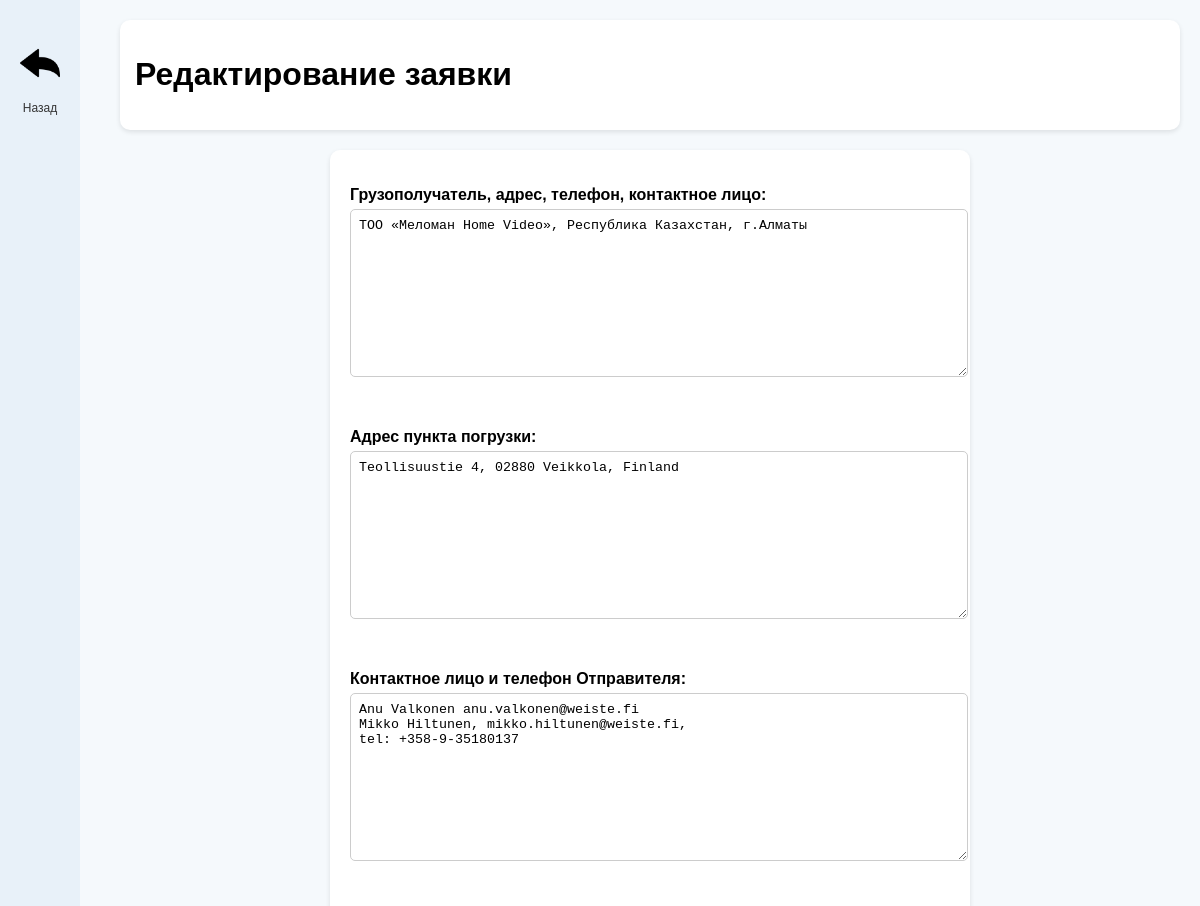
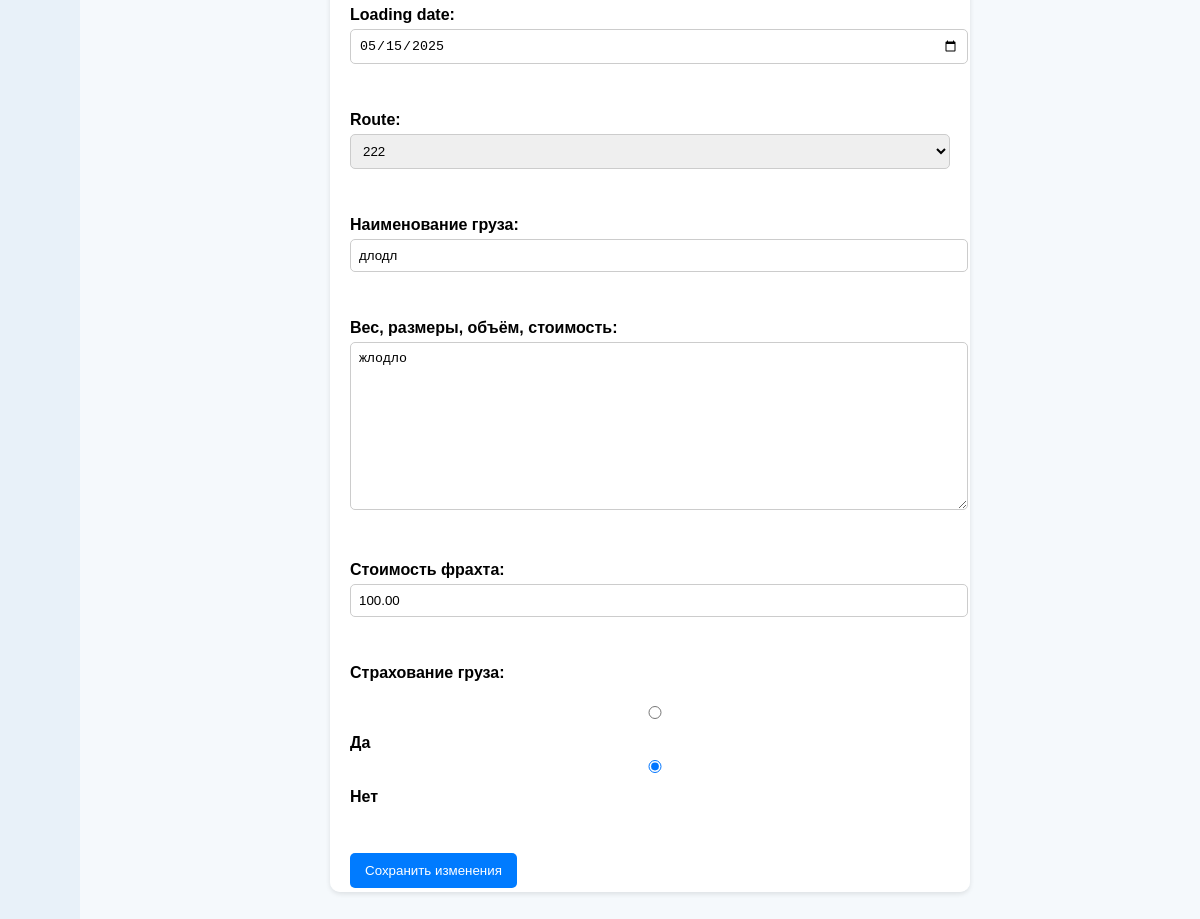
The page /edit/7/ on the database its author committed (2 pictures, top to bottom).
### visas/models.py (models this page shows, shortened)
class ShippingApplication(models.Model):
    subcompany = models.ForeignKey(SubCompany, on_delete=models.CASCADE)
    freight_company = models.ForeignKey(FreightCompany, on_delete=models.CASCADE)
    consignee = models.TextField("Грузополучатель, адрес, телефон, контактное лицо", blank=True)
    loading_address = models.TextField("Адрес пункта погрузки", blank=True)
    sender_contact = models.TextField("Контактное лицо и телефон Отправителя", blank=True)
    loading_date = models.DateField("Дата погрузки", blank=True, null=True)
    route = models.ForeignKey(Route, on_delete=models.SET_NULL, null=True, blank=True)
    cargo_name = models.CharField("Наименование груза", max_length=255, blank=True)
    cargo_details = models.TextField("Вес, размеры, объём, стоимость", blank=True)
    freight_cost = models.DecimalField("Стоимость фрахта", max_digits=15, decimal_places=2, blank=True, null=True)
    insurance = models.BooleanField("Страхование груза", default=False)
    delivery_term = models.CharField("Срок доставки", max_length=50, default="12-14 дней")
    transportation_features = models.TextField("Особенности транспортировки груза", default="Грузить в один ярус, на наши коробки не ставить коробки и паллеты других отправителей.")
    payment_terms = models.CharField("Условия оплаты", max_length=50, default="100% оплата по факту прибытия")
    is_archived = models.BooleanField(default=False, verbose_name="В архиве")

### visas/views.py (the view)
# urls.py: path('edit/<int:application_id>/', edit_application, name='edit_application'),
def edit_application(request, application_id):
    application = get_object_or_404(ShippingApplication, id=application_id)
    if request.method == 'POST':
        form = ShippingApplicationForm(request.POST, instance=application)
        if form.is_valid():
            form.save()
            return redirect('view_requests')
    else:
        form = ShippingApplicationForm(instance=application)
    return render(request, 'visas/edit_application.html', {'form': form})

### visas/forms.py
class ShippingApplicationForm(forms.ModelForm):
    loading_date = forms.DateField(
        widget=forms.DateInput(attrs={'type': 'date'})
    )
    freight_cost = forms.DecimalField(
        widget=forms.TextInput(attrs={'type': 'text'}),
        max_digits=15,
        decimal_places=2,
        label="Стоимость фрахта"
    )
    insurance = forms.ChoiceField(
        choices=[(True, "Да"), (False, "Нет")],
        widget=forms.RadioSelect,
        label="Страхование груза"
    )
    class Meta:
        model = ShippingApplication
        fields = [
            'consignee', 'loading_address', 'sender_contact', 'loading_date',
            'route', 'cargo_name', 'cargo_details', 'freight_cost', 'insurance'
        ]
        widgets = {
            'consignee': forms.Textarea(attrs={'readonly': True}),
            'loading_address': forms.Textarea(attrs={'readonly': True}),
            'sender_contact': forms.Textarea(attrs={'readonly': True}),
        }

### visas/models.py (called while the page is built)
    def __str__(self):
        return self.name

### visas/templates/visas/edit_application.html (shortened to what this page needs)
<!DOCTYPE html>
<html lang="ru">
<head>
    <link rel="stylesheet" href="https://cdnjs.cloudflare.com/ajax/libs/font-awesome/6.0.0/css/all.min.css">
    {% load static %}
</head>
<body>
    <div class="sidebar">
        <a href="{% url 'view_requests' %}">
            <img src="{% static 'images/back_icon.png' %}" alt="Документы">
            <span>Назад</span>
        </a>
    </div>
    <div class="content-container">
        <div class="header">
            <h1>Редактирование заявки</h1>
        </div>
        <div class="form-container">
            <form method="post">
                {{ form.as_p }}
                <div class="btn-container">
                    <button type="submit" class="btn">Сохранить изменения</button>
                </div>
            </form>
        </div>
    </div>
</body>
</html>

### visas/templates/visas/edit_application.html (style rules this page uses)
body { font-family: Arial, sans-serif; margin: 0; padding: 0; background-color: #f5f9fc; }
.sidebar { width: 80px; background-color: #e8f1f9; height: 100vh; display: flex; flex-direction: column; align-items: center; padding-top: 20px; position: fixed; left: 0; top: 0; }
.sidebar a { margin: 15px 0; color: #333; font-size: 20px; text-decoration: none; display: flex; align-items: center; justify-content: center; width: 60px; height: 60px; border-radius: 12px; transition: background 0.3s; position: relative; }
.sidebar a img { width: 40px; height: 40px; margin-bottom: 5px; }
.sidebar a span { font-size: 12px; position: absolute; bottom: -20px; left: 50%; transform: translateX(-50%); color: #333; }
.content-container { margin-left: 100px; padding: 20px; }
.header { display: flex; justify-content: space-between; align-items: center; background-color: white; padding: 15px; border-radius: 10px; box-shadow: 0px 2px 5px rgba(0,0,0,0.1); margin-bottom: 20px; }
.form-container { background: white; padding: 20px; border-radius: 10px; box-shadow: 0px 2px 5px rgba(0,0,0,0.1); max-width: 600px; margin: auto; max-height: 75vh; overflow-y: auto; }
.form-container form { display: flex; flex-direction: column; }
.form-container label { font-weight: bold; margin-bottom: 5px; display: block; }
.form-container input, .form-container select, .form-container textarea { width: 100%; padding: 8px; border: 1px solid #ccc; border-radius: 5px; margin-bottom: 15px; }
.btn { background-color: #007bff; color: white; border: none; padding: 10px 15px; border-radius: 5px; cursor: pointer; text-decoration: none; text-align: center; }
.btn-container { display: flex; justify-content: space-between; margin-top: 10px; }

### rows shown on the page
ShippingApplication: consignee "ТОО «Меломан Home Video», Республика Казахстан, г.Алматы", loading_address "Teollisuustie 4, 02880 Veikkola, Finland", sender_contact "Anu Valkonen anu.valkonen@weiste.fi Mikko Hiltunen, mikko.hiltunen@weiste.fi, tel: +358-9-35180137", loading_date "05/15/2025", route "222", cargo_name "длодл", cargo_details "жлодло", freight_cost "100.00", insurance "☐ Да ☑ Нет"
